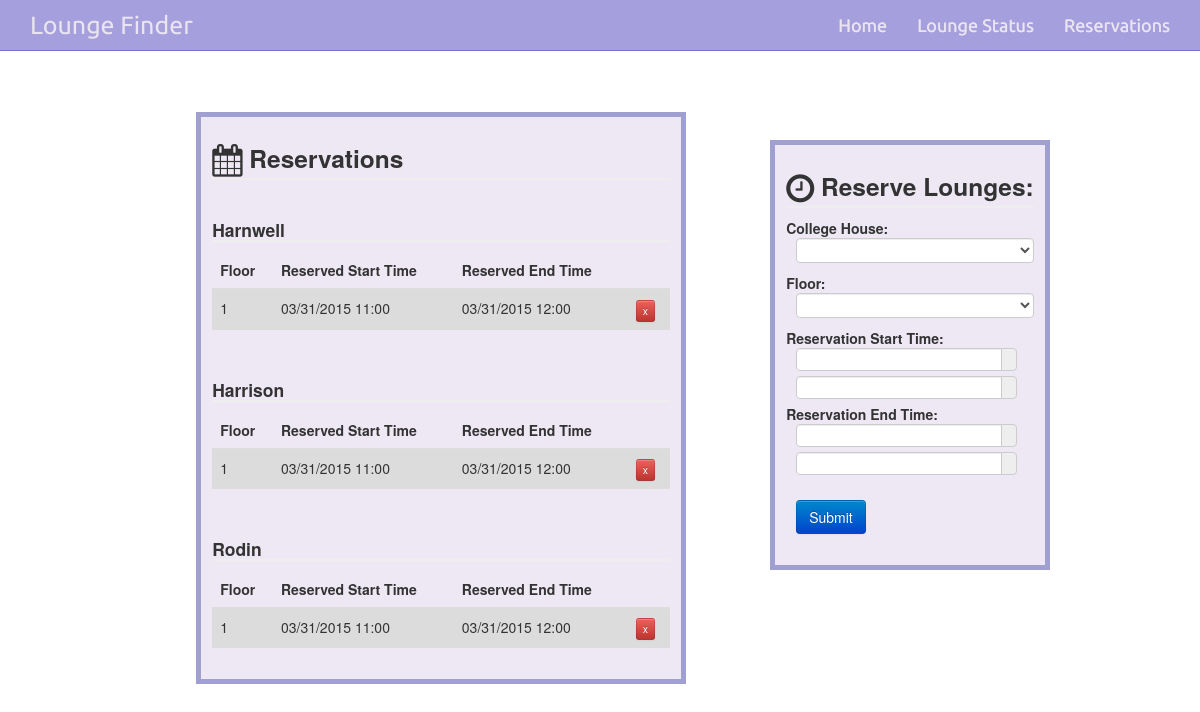
The app's page /reservations with its own data.
### tables this page shows
CREATE TABLE reservations (
  i integer primary key,
  id integer,
  reserve_start text,
  reserve_end text
);

### loungefinder.py (the view)
@app.route('/reservations')
def reservations():
    db = get_db()
    dformat = "%m/%d/%Y %H:%M"
    cur = db.execute('SELECT * FROM reservations ORDER BY id')
    entries = cur.fetchall()
    harrison = []
    harnwell = []
    rodin = []
    for e in entries:
    	c = db.execute('SELECT * FROM lounges WHERE id = ? ORDER BY reserve_start', (e['id'],))
    	l = c.fetchone()
    	d = {}
    	d["floor"] = l['floor']
    	d["start"] = e["reserve_start"]
    	d["end"] = e["reserve_end"]
    	d["id"] = e['id']
    	d["i"] = e['i']
    	if l['building'] == "Harrison":
    		harrison.append(d)
    	elif l['building'] == "Harnwell":
    		harnwell.append(d)
    	elif l['building'] == "Rodin":
    		rodin.append(d)
    return render_template('reservations.html', entries=entries, harnwell=harnwell, harrison=harrison, rodin=rodin)

### loungefinder.py (called while the page is built)
def dict_factory(cursor, row):
    d = {}
    for idx, col in enumerate(cursor.description):
        d[col[0]] = row[idx]
    return d

def connect_db():
    rv = sqlite3.connect(app.config['DATABASE'])
    rv.row_factory = dict_factory
    return rv

def get_db():
    if not hasattr(g, 'sqlite_db'):
        g.sqlite_db = connect_db()
    return g.sqlite_db

### templates/reservations.html (shortened to what this page needs)
{% extends "layout.html" %}
{% block body %}
<div class="page left-col">
  <h3><i class="fa fa-calendar fa-lg"/></i> Reservations </h3>
	<br>
	<h4> Harnwell</h4>
	<table class="table table-hover">
      <thead>
        <tr>
          <th>Floor</th>
          <th>Reserved Start Time</th>
          <th>Reserved End Time</th>
          <th></th>
        </tr>
      </thead>
      <tbody class="reservation-table">
        {% for x in harnwell %}
        <tr>
          <td>{{x['floor']}}</td>
          <td>{{x['start']}}</td>
          <td>{{x['end']}}</td>
          <td>
          <form action="{{ url_for('delete_reserve') }}" method=post class=delete-reserve>
            <input class="btn btn-danger btn-mini" type=submit value=x>
          </form>
        </td>
        </tr>
        {% endfor %}
      </tbody>
    </table>
	<br>
	<h4> Harrison</h4>
	<table class="table table-hover">
      <thead>
        <tr>
          <th>Floor</th>
          <th>Reserved Start Time</th>
          <th>Reserved End Time</th>
          <th></th>
        </tr>
      </thead>
      <tbody class="reservation-table">
        {% for x in harrison %}
        <tr>
          <td>{{x['floor']}}</td>
          <td>{{x['start']}}</td>
          <td>{{x['end']}}</td>
          <td>
            <form action="{{ url_for('delete_reserve') }}" method=post class=delete-reserve>
            <input class="btn btn-danger btn-mini" type=submit value=x>
          </form>
          </td>
        </tr>
        {% endfor %}
      </tbody>
    </table>
	<br>
	<h4> Rodin</h4>
	<table class="table table-hover">
      <thead>
        <tr>
          <th>Floor</th>
          <th>Reserved Start Time</th>
          <th>Reserved End Time</th>
          <th></th>
        </tr>
      </thead>
      <tbody class="reservation-table">
        {% for x in rodin %}
        <tr>
          <td>{{x['floor']}}</td>
          <td>{{x['start']}}</td>
          <td>{{x['end']}}</td>
          <td>
          <form action="{{ url_for('delete_reserve') }}" method=post class=delete-reserve>
            <input class="btn btn-danger btn-mini" type=submit value=x>
          </form>
        </td>
        </tr>
        {% endfor %}
      </tbody>
    </table>
</div>
<div class="page right-col">
  	<h3><i class="fa fa-clock-o fa-lg"/></i> Reserve Lounges: </h3>
    <form action="{{ url_for('add_reserve') }}" method=post class=add-reserve>
      <dl>
        <dt>College House:
        <dd>
          <select class="form-control" name=building style="height: 25px;">
          <option></option>
          <option value=Harnwell>Harnwell</option>
          </select>
        <dt>Floor:
        <dd>
          <select class="form-control" name=floor style="height: 25px;">
          <option value=""></option>
          <option value=1>1</option>
          </select>
        <dt>Reservation Start Time:</dt>
        <dd>
        <div id="datetimepicker" class="input-append date">
    <input data-format="MM/dd/yyyy" data-autoclose="true" type="text" name="startdate" style="height: 23px;"></input>
    <span class="add-on" style="height: 23px;">
    </span>
  </div>
  <div id="datetimepicker2" class="input-append date">
    <input data-format="hh:mm" type="text" name="starttime" style="height: 23px;"></input>
    <span class="add-on" style="height: 23px;">
    </span>
  </div>
        <dt>Reservation End Time:</dt>
        <dd>
<div id="datetimepicker3" class="input-append date">
    <input data-format="MM/dd/yyyy" type="text" name="enddate" style="height: 23px;"></input>
    <span class="add-on" style="height: 23px;">
    </span>
  </div>
  <div id="datetimepicker4" class="input-append date">
    <input data-format="hh:mm" type="text" name="endtime" style="height: 23px;"></input>
    <span class="add-on" style="height: 23px;">
    </span>
  </div>
        <dd><br/><input class="form-control btn btn-primary" type=submit value=Submit>
      </dl>
    </form>
</div>
{% endblock %}

### static/style.css (style rules this page uses)
h1, h2, h3, h4 { border-bottom: 2px solid #eee; }
.reservation-table { background-color: gainsboro; }
.page { border: 5px solid #A09FD2; padding: 0.8em; background: white; background-color: rgba(233, 225, 242, 0.75); }
.left-col { margin: 8em 0em 8em 14em; width: 35em; float: left; }
.right-col { margin: 10em 8em 8em 55em; width: 20em; float: left; position: fixed; }

### records on screen
reservations: floor "1", start "03/31/2015 11:00", end "03/31/2015 12:00"
reservations: floor "1", start "03/31/2015 11:00", end "03/31/2015 12:00"
reservations: floor "1", start "03/31/2015 11:00", end "03/31/2015 12:00"
